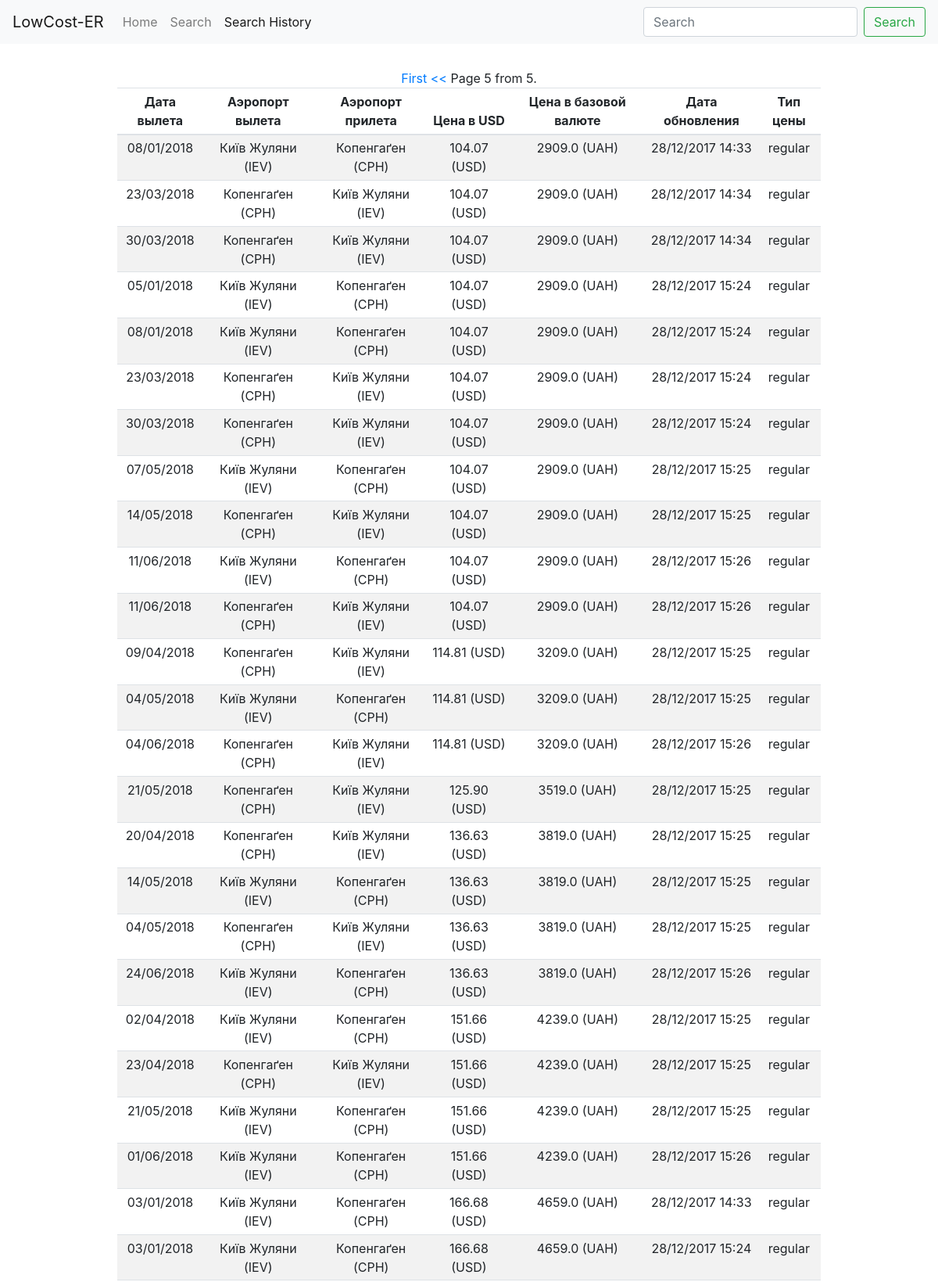
The page /history?page=5 (upper part) on the database its author committed.
### wizz/models.py (models this page shows, shortened)
class Price(models.Model):
    request_id = models.CharField(max_length=50)
    arrivalStation = models.CharField(max_length=100)
    arrivalStation_IATA = models.CharField(max_length=100)
    departureStation = models.CharField(max_length=100)
    departureStation_IATA = models.CharField(max_length=100)
    date = models.DateField()
    price = models.FloatField(null=True, blank=True, default=None)
    price_USD = models.FloatField(null=True, blank=True, default=None)
    currency = models.CharField(max_length=10)
    air_company = models.CharField(max_length=10)
    update_date = models.DateTimeField()
    price_type = models.CharField(max_length=20)

### wizz/views.py (the view)
# urls.py: url(r'^history', views.search_history, name='search-history'),
def search_history(request):
    prices = Price.objects.all().order_by('price_USD', 'update_date')
    paginator = Paginator(prices, 50)
    page = request.GET.get('page')
    try:
        prices = paginator.page(page)
    except PageNotAnInteger:
        prices = paginator.page(1)
    except EmptyPage:
        prices = paginator.page(paginator.num_pages)
    return render(request, 'wizz/history.html', { 'prices': prices })

### wizz/templates/wizz/history.html (shortened to what this page needs)
{% extends 'base.html' %}
{% block history %}
<div class="container col-sm-9">
  <div class="row justify-content-md-center">
    <div class="pagination">
    <span class="step-links">
        {% if prices.has_previous %}
            <a href="?page=1">First</a>
            <a href="?page={{ prices.previous_page_number }}"> << </a>
        {% endif %}
        <span class="current">
            Page {{ prices.number }} from {{ prices.paginator.num_pages }}.
        </span>
    </span>
    </div>
    <table class="table table-striped table-sm text-center">
      <thead>
        <tr>
          <th>Дата вылета</th>
          <th>Аэропорт вылета</th>
          <th>Аэропорт прилета</th>
          <th>Цена в USD</th>
          <th>Цена в базовой валюте</th>
          <th>Дата обновления</th>
          <th>Тип цены</th>
        </tr>
      </thead>
      {% for price in prices  %}
      <tr>
        <td>
          {{ price.date|date:"d/m/Y" }}
        </td>
        <td>
          {{price.departureStation}}
        </td>
        <td>
          {{price.arrivalStation}}
        </td>
        <td>
          {{ price.price_USD|floatformat:2 }} (USD)
        </td>
        <td>
          {{ price.price }} ({{ price.currency }})
        </td>
        <td>
          {{ price.update_date|date:"d/m/Y H:i" }}
        </td>
        <td>
          {{ price.price_type }}
        </td>
      </tr>
      {% endfor%}
    </table>
  </div>
</div>
{% endblock %}

### rows shown on the page
Price: date "08/01/2018", departureStation "Київ Жуляни (IEV)", arrivalStation "Копенгаґен (CPH)", price_USD "104.07", price "2909.0", currency "UAH", update_date "28/12/2017 14:33", price_type "regular"
Price: date "23/03/2018", departureStation "Копенгаґен (CPH)", arrivalStation "Київ Жуляни (IEV)", price_USD "104.07", price "2909.0", currency "UAH", update_date "28/12/2017 14:34", price_type "regular"
Price: date "30/03/2018", departureStation "Копенгаґен (CPH)", arrivalStation "Київ Жуляни (IEV)", price_USD "104.07", price "2909.0", currency "UAH", update_date "28/12/2017 14:34", price_type "regular"
Price: date "05/01/2018", departureStation "Київ Жуляни (IEV)", arrivalStation "Копенгаґен (CPH)", price_USD "104.07", price "2909.0", currency "UAH", update_date "28/12/2017 15:24", price_type "regular"
Price: date "08/01/2018", departureStation "Київ Жуляни (IEV)", arrivalStation "Копенгаґен (CPH)", price_USD "104.07", price "2909.0", currency "UAH", update_date "28/12/2017 15:24", price_type "regular"
Price: date "23/03/2018", departureStation "Копенгаґен (CPH)", arrivalStation "Київ Жуляни (IEV)", price_USD "104.07", price "2909.0", currency "UAH", update_date "28/12/2017 15:24", price_type "regular"
Price: date "30/03/2018", departureStation "Копенгаґен (CPH)", arrivalStation "Київ Жуляни (IEV)", price_USD "104.07", price "2909.0", currency "UAH", update_date "28/12/2017 15:24", price_type "regular"
Price: date "07/05/2018", departureStation "Київ Жуляни (IEV)", arrivalStation "Копенгаґен (CPH)", price_USD "104.07", price "2909.0", currency "UAH", update_date "28/12/2017 15:25", price_type "regular"
Price: date "14/05/2018", departureStation "Копенгаґен (CPH)", arrivalStation "Київ Жуляни (IEV)", price_USD "104.07", price "2909.0", currency "UAH", update_date "28/12/2017 15:25", price_type "regular"
Price: date "11/06/2018", departureStation "Київ Жуляни (IEV)", arrivalStation "Копенгаґен (CPH)", price_USD "104.07", price "2909.0", currency "UAH", update_date "28/12/2017 15:26", price_type "regular"
Price: date "11/06/2018", departureStation "Копенгаґен (CPH)", arrivalStation "Київ Жуляни (IEV)", price_USD "104.07", price "2909.0", currency "UAH", update_date "28/12/2017 15:26", price_type "regular"
Price: date "09/04/2018", departureStation "Копенгаґен (CPH)", arrivalStation "Київ Жуляни (IEV)", price_USD "114.81", price "3209.0", currency "UAH", update_date "28/12/2017 15:25", price_type "regular"
Price: date "04/05/2018", departureStation "Київ Жуляни (IEV)", arrivalStation "Копенгаґен (CPH)", price_USD "114.81", price "3209.0", currency "UAH", update_date "28/12/2017 15:25", price_type "regular"
Price: date "04/06/2018", departureStation "Копенгаґен (CPH)", arrivalStation "Київ Жуляни (IEV)", price_USD "114.81", price "3209.0", currency "UAH", update_date "28/12/2017 15:26", price_type "regular"
Price: date "21/05/2018", departureStation "Копенгаґен (CPH)", arrivalStation "Київ Жуляни (IEV)", price_USD "125.90", price "3519.0", currency "UAH", update_date "28/12/2017 15:25", price_type "regular"
Price: date "20/04/2018", departureStation "Копенгаґен (CPH)", arrivalStation "Київ Жуляни (IEV)", price_USD "136.63", price "3819.0", currency "UAH", update_date "28/12/2017 15:25", price_type "regular"
Price: date "14/05/2018", departureStation "Київ Жуляни (IEV)", arrivalStation "Копенгаґен (CPH)", price_USD "136.63", price "3819.0", currency "UAH", update_date "28/12/2017 15:25", price_type "regular"
Price: date "04/05/2018", departureStation "Копенгаґен (CPH)", arrivalStation "Київ Жуляни (IEV)", price_USD "136.63", price "3819.0", currency "UAH", update_date "28/12/2017 15:25", price_type "regular"
Price: date "24/06/2018", departureStation "Київ Жуляни (IEV)", arrivalStation "Копенгаґен (CPH)", price_USD "136.63", price "3819.0", currency "UAH", update_date "28/12/2017 15:26", price_type "regular"
Price: date "02/04/2018", departureStation "Київ Жуляни (IEV)", arrivalStation "Копенгаґен (CPH)", price_USD "151.66", price "4239.0", currency "UAH", update_date "28/12/2017 15:25", price_type "regular"
Price: date "23/04/2018", departureStation "Копенгаґен (CPH)", arrivalStation "Київ Жуляни (IEV)", price_USD "151.66", price "4239.0", currency "UAH", update_date "28/12/2017 15:25", price_type "regular"
Price: date "21/05/2018", departureStation "Київ Жуляни (IEV)", arrivalStation "Копенгаґен (CPH)", price_USD "151.66", price "4239.0", currency "UAH", update_date "28/12/2017 15:25", price_type "regular"
Price: date "01/06/2018", departureStation "Київ Жуляни (IEV)", arrivalStation "Копенгаґен (CPH)", price_USD "151.66", price "4239.0", currency "UAH", update_date "28/12/2017 15:26", price_type "regular"
Price: date "03/01/2018", departureStation "Київ Жуляни (IEV)", arrivalStation "Копенгаґен (CPH)", price_USD "166.68", price "4659.0", currency "UAH", update_date "28/12/2017 14:33", price_type "regular"
Price: date "03/01/2018", departureStation "Київ Жуляни (IEV)", arrivalStation "Копенгаґен (CPH)", price_USD "166.68", price "4659.0", currency "UAH", update_date "28/12/2017 15:24", price_type "regular"

### other values the page prints
{{ prices.number }} "5"
{{ prices.paginator.num_pages }} "5"
